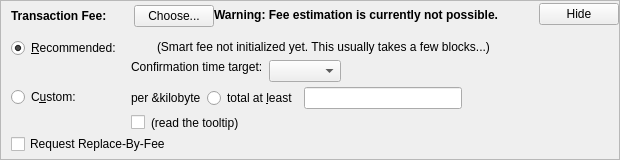
    <widget class="QFrame" name="frameFee">
     <property name="sizePolicy">
      <sizepolicy hsizetype="Expanding" vsizetype="Expanding">
       <horstretch>0</horstretch>
       <verstretch>0</verstretch>
      </sizepolicy>
     </property>
     <property name="maximumSize">
      <size>
       <width>16777215</width>
       <height>16777215</height>
      </size>
     </property>
     <property name="frameShape">
      <enum>QFrame::StyledPanel</enum>
     </property>
     <property name="frameShadow">
      <enum>QFrame::Sunken</enum>
     </property>
     <layout class="QVBoxLayout" name="verticalLayoutFee1">
      <property name="spacing">
       <number>0</number>
      </property>
      <property name="leftMargin">
       <number>0</number>
      </property>
      <property name="topMargin">
       <number>0</number>
      </property>
      <property name="rightMargin">
       <number>0</number>
      </property>
      <property name="bottomMargin">
       <number>0</number>
      </property>
      <item>
       <layout class="QVBoxLayout" name="verticalLayoutFee2" stretch="0,0,0">
        <property name="spacing">
         <number>0</number>
        </property>
        <property name="leftMargin">
         <number>10</number>
        </property>
        <property name="topMargin">
         <number>0</number>
        </property>
        <item>
         <layout class="QHBoxLayout" name="horizontalLayoutFee1">
          <property name="bottomMargin">
           <number>0</number>
          </property>
          <item>
           <layout class="QVBoxLayout" name="verticalLayoutFee7">
            <property name="spacing">
             <number>0</number>
            </property>
            <item>
             <spacer name="verticalSpacerSmartFee">
              <property name="orientation">
               <enum>Qt::Vertical</enum>
              </property>
              <property name="sizeType">
               <enum>QSizePolicy::Fixed</enum>
              </property>
              <property name="sizeHint" stdset="0">
               <size>
                <width>1</width>
                <height>4</height>
               </size>
              </property>
             </spacer>
            </item>
            <item>
             <layout class="QHBoxLayout" name="horizontalLayoutSmartFee">
              <property name="spacing">
               <number>10</number>
              </property>
              <item>
               <widget class="QLabel" name="labelFeeHeadline">
                <property name="sizePolicy">
                 <sizepolicy hsizetype="Preferred" vsizetype="Maximum">
                  <horstretch>0</horstretch>
                  <verstretch>0</verstretch>
                 </sizepolicy>
                </property>
                <property name="font">
                 <font>
                  <weight>75</weight>
                  <bold>true</bold>
                 </font>
                </property>
                <property name="styleSheet">
                 <string notr="true">font-weight:bold;</string>
                </property>
                <property name="text">
                 <string>Transaction Fee:</string>
                </property>
               </widget>
              </item>
              <item>
               <widget class="QLabel" name="labelFeeMinimized">
                <property name="text">
                 <string/>
                </property>
               </widget>
              </item>
              <item>
               <widget class="QPushButton" name="buttonChooseFee">
                <property name="text">
                 <string>Choose...</string>
                </property>
               </widget>
              </item>
             </layout>
            </item>
            <item>
             <spacer name="verticalSpacer_5">
              <property name="orientation">
               <enum>Qt::Vertical</enum>
              </property>
              <property name="sizeHint" stdset="0">
               <size>
                <width>1</width>
                <height>1</height>
               </size>
              </property>
             </spacer>
            </item>
           </layout>
          </item>
          <item>
           <widget class="QLabel" name="fallbackFeeWarningLabel">
            <property name="font">
             <font>
              <weight>75</weight>
              <bold>true</bold>
             </font>
            </property>
            <property name="toolTip">
             <string>Using the fallbackfee can result in sending a transaction that will take several hours or days (or never) to confirm. Consider choosing your fee manually or wait until you have validated the complete chain.</string>
            </property>
            <property name="text">
             <string>Warning: Fee estimation is currently not possible.</string>
            </property>
            <property name="wordWrap">
             <bool>false</bool>
            </property>
           </widget>
          </item>
          <item>
           <spacer name="horizontalSpacer_4">
            <property name="orientation">
             <enum>Qt::Horizontal</enum>
            </property>
            <property name="sizeType">
             <enum>QSizePolicy::MinimumExpanding</enum>
            </property>
            <property name="sizeHint" stdset="0">
             <size>
              <width>40</width>
              <height>20</height>
             </size>
            </property>
           </spacer>
          </item>
          <item>
           <widget class="QPushButton" name="buttonMinimizeFee">
            <property name="toolTip">
             <string>collapse fee-settings</string>
            </property>
            <property name="text">
             <string>Hide</string>
            </property>
           </widget>
          </item>
         </layout>
        </item>
        <item>
         <widget class="QFrame" name="frameFeeSelection">
          <layout class="QVBoxLayout" name="verticalLayoutFee12">
           <property name="spacing">
            <number>0</number>
           </property>
           <property name="leftMargin">
            <number>0</number>
           </property>
           <property name="topMargin">
            <number>0</number>
           </property>
           <property name="rightMargin">
            <number>0</number>
           </property>
           <property name="bottomMargin">
            <number>0</number>
           </property>
           <item>
            <layout class="QGridLayout" name="gridLayoutFee">
             <property name="topMargin">
              <number>10</number>
             </property>
             <property name="bottomMargin">
              <number>4</number>
             </property>
             <property name="horizontalSpacing">
              <number>10</number>
             </property>
             <property name="verticalSpacing">
              <number>4</number>
             </property>
             <item row="1" column="1">
              <layout class="QVBoxLayout" name="verticalLayoutFee8">
               <property name="spacing">
                <number>6</number>
               </property>
               <item>
                <layout class="QHBoxLayout" name="horizontalLayoutFee13">
                 <item>
                  <widget class="QLabel" name="labelCustomPerKilobyte">
                   <property name="toolTip">
                    <string>If the custom fee is set to 1000 satoshis and the transaction is only 250 bytes, then &quot;per kilobyte&quot; only pays 250 satoshis in fee, while &quot;total at least&quot; pays 1000 satoshis. For transactions bigger than a kilobyte both pay by kilobyte.</string>
                   </property>
                   <property name="text">
                    <string>per &amp;kilobyte</string>
                   </property>
                  </widget>
                 </item>
                 <item>
                  <widget class="QRadioButton" name="radioCustomAtLeast">
                   <property name="toolTip">
                    <string>If the custom fee is set to 1000 satoshis and the transaction is only 250 bytes, then &quot;per kilobyte&quot; only pays 250 satoshis in fee, while &quot;total at least&quot; pays 1000 satoshis. For transactions bigger than a kilobyte both pay by kilobyte.</string>
                   </property>
                   <property name="text">
                    <string>total at &amp;least</string>
                   </property>
                   <attribute name="buttonGroup">
                    <string notr="true">groupCustomFee</string>
                   </attribute>
                  </widget>
                 </item>
                 <item>
                  <widget class="BitcoinAmountField" name="customFee"/>
                 </item>
                 <item>
                  <spacer name="horizontalSpacer_6">
                   <property name="orientation">
                    <enum>Qt::Horizontal</enum>
                   </property>
                   <property name="sizeHint" stdset="0">
                    <size>
                     <width>1</width>
                     <height>1</height>
                    </size>
                   </property>
                  </spacer>
                 </item>
                </layout>
               </item>
               <item>
                <layout class="QHBoxLayout" name="horizontalLayoutFee8">
                 <item>
                  <widget class="QCheckBox" name="checkBoxMinimumFee">
                   <property name="toolTip">
                    <string>Paying only the minimum fee is just fine as long as there is less transaction volume than space in the blocks. But be aware that this can end up in a never confirming transaction once there is more demand for Skydoge transactions than the network can process.</string>
                   </property>
                   <property name="text">
                    <string/>
                   </property>
                  </widget>
                 </item>
                 <item>
                  <widget class="QLabel" name="labelMinFeeWarning">
                   <property name="enabled">
                    <bool>true</bool>
                   </property>
                   <property name="toolTip">
                    <string>Paying only the minimum fee is just fine as long as there is less transaction volume than space in the blocks. But be aware that this can end up in a never confirming transaction once there is more demand for Skydoge transactions than the network can process.</string>
                   </property>
                   <property name="text">
                    <string>(read the tooltip)</string>
                   </property>
                   <property name="margin">
                    <number>5</number>
                   </property>
                  </widget>
                 </item>
                 <item>
                  <spacer name="horizontalSpacer_2">
                   <property name="orientation">
                    <enum>Qt::Horizontal</enum>
                   </property>
                   <property name="sizeHint" stdset="0">
                    <size>
                     <width>1</width>
                     <height>1</height>
                    </size>
                   </property>
                  </spacer>
                 </item>
                </layout>
               </item>
              </layout>
             </item>
             <item row="0" column="0">
              <layout class="QVBoxLayout" name="verticalLayoutFee4" stretch="0,1">
               <item>
                <widget class="QRadioButton" name="radioSmartFee">
                 <property name="text">
                  <string>&amp;Recommended:</string>
                 </property>
                 <property name="checked">
                  <bool>true</bool>
                 </property>
                 <attribute name="buttonGroup">
                  <string notr="true">groupFee</string>
                 </attribute>
                </widget>
               </item>
               <item>
                <spacer name="verticalSpacer_2">
                 <property name="orientation">
                  <enum>Qt::Vertical</enum>
                 </property>
                 <property name="sizeHint" stdset="0">
                  <size>
                   <width>1</width>
                   <height>1</height>
                  </size>
                 </property>
                </spacer>
               </item>
              </layout>
             </item>
             <item row="1" column="0">
              <layout class="QVBoxLayout" name="verticalLayoutFee9" stretch="0,1">
               <item>
                <widget class="QRadioButton" name="radioCustomFee">
                 <property name="text">
                  <string>C&amp;ustom:</string>
                 </property>
                 <attribute name="buttonGroup">
                  <string notr="true">groupFee</string>
                 </attribute>
                </widget>
               </item>
               <item>
                <spacer name="verticalSpacer_6">
                 <property name="orientation">
                  <enum>Qt::Vertical</enum>
                 </property>
                 <property name="sizeHint" stdset="0">
                  <size>
                   <width>1</width>
                   <height>1</height>
                  </size>
                 </property>
                </spacer>
               </item>
              </layout>
             </item>
             <item row="0" column="1">
              <layout class="QVBoxLayout" name="verticalLayoutFee3" stretch="0,0,1">
               <property name="spacing">
                <number>6</number>
               </property>
               <property name="topMargin">
                <number>2</number>
               </property>
               <item>
                <layout class="QHBoxLayout" name="horizontalLayoutFee12">
                 <item>
                  <widget class="QLabel" name="labelSmartFee">
                   <property name="text">
                    <string/>
                   </property>
                   <property name="margin">
                    <number>2</number>
                   </property>
                  </widget>
                 </item>
                 <item>
                  <widget class="QLabel" name="labelFeeEstimation">
                   <property name="text">
                    <string/>
                   </property>
                  </widget>
                 </item>
                 <item>
                  <widget class="QLabel" name="labelSmartFee2">
                   <property name="text">
                    <string>(Smart fee not initialized yet. This usually takes a few blocks...)</string>
                   </property>
                   <property name="margin">
                    <number>2</number>
                   </property>
                  </widget>
                 </item>
                 <item>
                  <spacer name="horizontalSpacer_5">
                   <property name="orientation">
                    <enum>Qt::Horizontal</enum>
                   </property>
                   <property name="sizeHint" stdset="0">
                    <size>
                     <width>1</width>
                     <height>1</height>
                    </size>
                   </property>
                  </spacer>
                 </item>
                </layout>
               </item>
               <item>
                <layout class="QHBoxLayout" name="horizontalLayoutFee9">
                 <item>
                  <layout class="QVBoxLayout" name="verticalLayoutFee6">
                   <item>
                    <widget class="QLabel" name="labelSmartFee3">
                     <property name="text">
                      <string>Confirmation time target:</string>
                     </property>
                     <property name="margin">
                      <number>2</number>
                     </property>
                    </widget>
                   </item>
                   <item>
                    <spacer name="verticalSpacer_3">
                     <property name="orientation">
                      <enum>Qt::Vertical</enum>
                     </property>
                     <property name="sizeHint" stdset="0">
                      <size>
                       <width>1</width>
                       <height>1</height>
                      </size>
                     </property>
                    </spacer>
                   </item>
                  </layout>
                 </item>
                 <item>
                  <layout class="QVBoxLayout" name="verticalLayoutFee5">
                   <property name="rightMargin">
                    <number>30</number>
                   </property>
                   <item>
                    <layout class="QHBoxLayout" name="horizontalLayoutConfTarget">
                     <property name="bottomMargin">
                      <number>0</number>
                     </property>
                     <item>
                      <widget class="QComboBox" name="confTargetSelector"/>
                     </item>
                     <item>
                      <spacer name="horizontalSpacerConfTarget">
                       <property name="orientation">
                        <enum>Qt::Horizontal</enum>
                       </property>
                       <property name="sizeHint" stdset="0">
                        <size>
                         <width>40</width>
                         <height>20</height>
                        </size>
                       </property>
                      </spacer>
                     </item>
                    </layout>
                   </item>
                  </layout>
                 </item>
                </layout>
               </item>
               <item>
                <spacer name="verticalSpacer_4">
                 <property name="orientation">
                  <enum>Qt::Vertical</enum>
                 </property>
                 <property name="sizeHint" stdset="0">
                  <size>
                   <width>1</width>
                   <height>1</height>
                  </size>
                 </property>
                </spacer>
               </item>
              </layout>
             </item>
            </layout>
           </item>
           <item>
            <widget class="QCheckBox" name="optInRBF">
             <property name="text">
              <string>Enable Replace-By-Fee</string>
             </property>
             <property name="toolTip">
              <string>With Replace-By-Fee (BIP-125) you can increase a transaction's fee after it is sent. Without this, a higher fee may be recommended to compensate for increased transaction delay risk.</string>
             </property>
             <property name="text">
              <string>Request Replace-By-Fee</string>
             </property>
            </widget>
           </item>
          </layout>
         </widget>
        </item>
        <item>
         <spacer name="verticalSpacerFee">
          <property name="orientation">
           <enum>Qt::Vertical</enum>
          </property>
          <property name="sizeHint" stdset="0">
           <size>
            <width>40</width>
            <height>5</height>
           </size>
          </property>
         </spacer>
        </item>
       </layout>
      </item>
     </layout>
    </widget>
